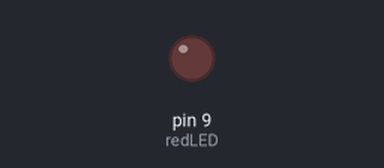
A sketch run on a simulated Arduino Uno, built with avr-gcc and run on an emulated ATmega328P. Parts: output pins drawn as LEDs (lit = HIGH).

Above: at 0.05 s.
At 1.25 s:
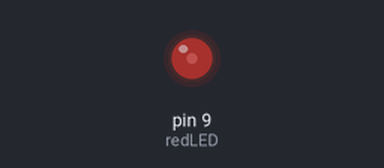
At 2.5 s:
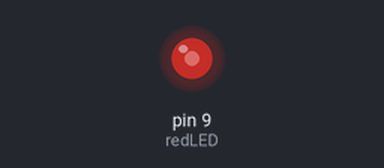
At 5.0 s:
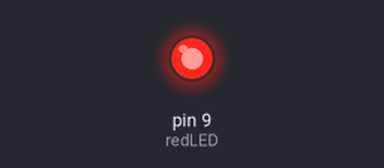
Timing chart, 0 to 6.5 s (numbered marks = the images above):
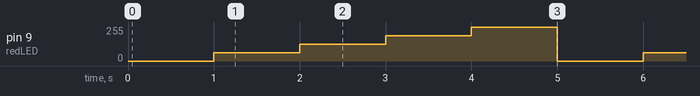

The sketch:

Tutorial_7_Analog_LED_Control.ino
```cpp
int redLED = 9;
int off = 0;
int dim = 63;
int mid = 127;
int bright = 191;
int on = 255;

void setup() {
  // put your setup code here, to run once:
  pinMode(redLED, OUTPUT);
}

void loop() {
  // put your main code here, to run repeatedly:
  analogWrite(redLED, off);
  delay(1000);
  analogWrite(redLED, dim);
  delay(1000);
  analogWrite(redLED, mid);
  delay(1000);
  analogWrite(redLED, bright);
  delay(1000);
  analogWrite(redLED, on);
  delay(1000);
}
 
```

Measured:
- by itself, pin 9 (redLED): repeats every 5.0 s: 127/255 1.0 s, 191/255 1.0 s, 255/255 1.0 s, 0/255 1.0 s, 63/255 1.0 s
